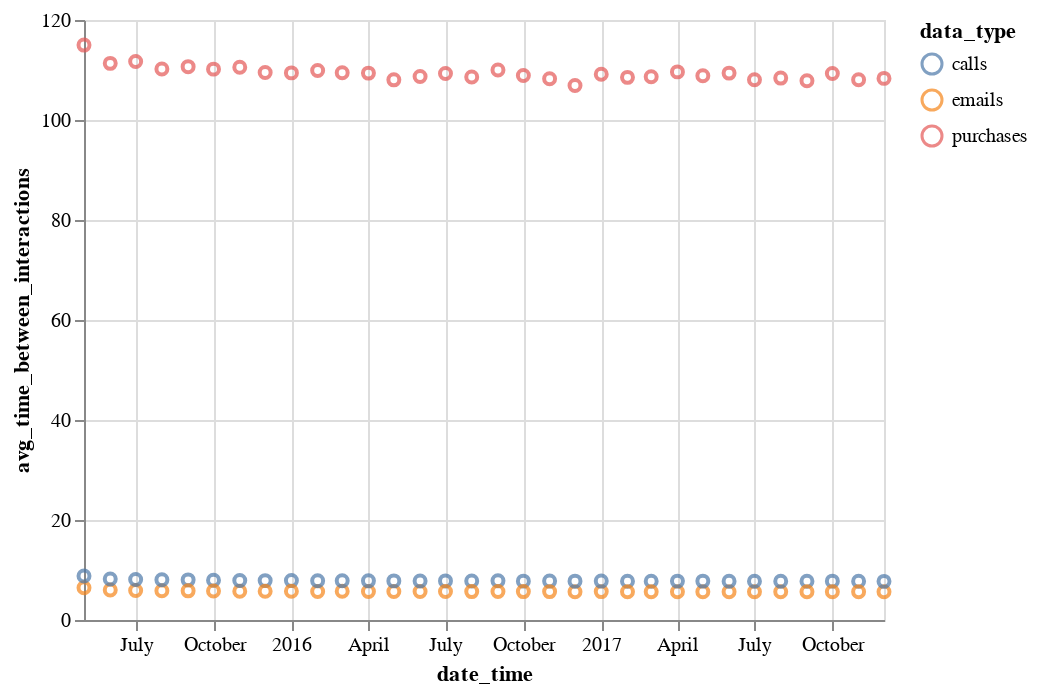

The code cell stored with this chart in its notebook:
### Code cell
all_but_mtg = my_data[my_data['data_type'] != 'meetings']
alt.Chart(all_but_mtg).mark_point().encode(
    x ='date_time:T',
    y='avg_time_between_interactions',
    color='data_type'
)

### Figure 1 — Vega-Lite specification as saved in the notebook (floating-point values rounded to 4 significant figures)
{"$schema": "https://vega.github.io/schema/vega-lite/v2.4.3.json", "config": {"view": {"height": 300, "width": 400}}, "data": {"values": [{"Unnamed: 0": 40, "avg_time_between_interactions": 6.441, "change_in_unique_dest": 29, "change_in_unique_source": 41, "data_amount": 278795, "data_type": "emails", "date_time": "2015-05-01", "month_yr": "05/2015", "num_unique_dest": 10491, "num_unique_source": 10769}, {"Unnamed: 0": 72, "avg_time_between_interactions": 115.0, "change_in_unique_dest": 25, "change_in_unique_source": 2448, "data_amount": 15617, "data_type": "purchases", "date_time": "2015-05-01", "month_yr": "05/2015", "num_unique_dest": 63, "num_unique_source": 4834}, {"Unnamed: 0": 8, "avg_time_between_interactions": 8.786, "change_in_unique_dest": 133, "change_in_unique_source": 152, "data_amount": 204382, "data_type": "calls", "date_time": "2015-05-01", "month_yr": "05/2015", "num_unique_dest": 10658, "num_unique_source": 10728}, {"Unnamed: 0": 75, "avg_time_between_interactions": 111.3, "change_in_unique_dest": 34, "change_in_unique_source": 7138, "data_amount": 23282, "data_type": "purchases", "date_time": "2015-06-01", "month_yr": "06/2015", "num_unique_dest": 72, "num_unique_source": 10772}, {"Unnamed: 0": 43, "avg_time_between_interactions": 6.016, "change_in_unique_dest": 829, "change_in_unique_source": 1032, "data_amount": 430825, "data_type": "emails", "date_time": "2015-06-01", "month_yr": "06/2015", "num_unique_dest": 25921, "num_unique_source": 26752}, {"Unnamed: 0": 11, "avg_time_between_interactions": 8.216, "change_in_unique_dest": 2008, "change_in_unique_source": 1962, "data_amount": 315483, "data_type": "calls", "date_time": "2015-06-01", "month_yr": "06/2015", "num_unique_dest": 26402, "num_unique_source": 26464}, {"Unnamed: 0": 46, "avg_time_between_interactions": 5.912, "change_in_unique_dest": 3489, "change_in_unique_source": 3912, "data_amount": 453015, "data_type": "emails", "date_time": "2015-07-01", "month_yr": "07/2015", "num_unique_dest": 41931, "num_unique_source": 43007}, {"Unnamed: 0": 14, "avg_time_between_interactions": 8.11, "change_in_unique_dest": 6386, "change_in_unique_source": 6597, "data_amount": 330263, "data_type": "calls", "date_time": "2015-07-01", "month_yr": "07/2015", "num_unique_dest": 42368, "num_unique_source": 42512}, {"Unnamed: 0": 78, "avg_time_between_interactions": 111.7, "change_in_unique_dest": 18, "change_in_unique_source": 9934, "data_amount": 23978, "data_type": "purchases", "date_time": "2015-07-01", "month_yr": "07/2015", "num_unique_dest": 58, "num_unique_source": 13616}, {"Unnamed: 0": 49, "avg_time_between_interactions": 5.857, "change_in_unique_dest": 7143, "change_in_unique_source": 7635, "data_amount": 457283, "data_type": "emails", "date_time": "2015-08-01", "month_yr": "08/2015", "num_unique_dest": 57192, "num_unique_source": 58804}, {"Unnamed: 0": 81, "avg_time_between_interactions": 110.2, "change_in_unique_dest": 29, "change_in_unique_source": 11402, "data_amount": 24299, "data_type": "purchases", "date_time": "2015-08-01", "month_yr": "08/2015", "num_unique_dest": 67, "num_unique_source": 15054}, {"Unnamed: 0": 17, "avg_time_between_interactions": 8.039, "change_in_unique_dest": 11535, "change_in_unique_source": 11719, "data_amount": 333176, "data_type": "calls", "date_time": "2015-08-01", "month_yr": "08/2015", "num_unique_dest": 57231, "num_unique_source": 57330}, {"Unnamed: 0": 20, "avg_time_between_interactions": 8.027, "change_in_unique_dest": 17080, "change_in_unique_source": 17504, "data_amount": 322890, "data_type": "calls", "date_time": "2015-09-01", "month_yr": "09/2015", "num_unique_dest": 69345, "num_unique_source": 69412}, {"Unnamed: 0": 52, "avg_time_between_interactions": 5.831, "change_in_unique_dest": 11466, "change_in_unique_source": 12367, "data_amount": 444527, "data_type": "emails", "date_time": "2015-09-01", "month_yr": "09/2015", "num_unique_dest": 70835, "num_unique_source": 72668}, {"Unnamed: 0": 84, "avg_time_between_interactions": 110.7, "change_in_unique_dest": 39, "change_in_unique_source": 11949, "data_amount": 23421, "data_type": "purchases", "date_time": "2015-09-01", "month_yr": "09/2015", "num_unique_dest": 74, "num_unique_source": 15513}, {"Unnamed: 0": 87, "avg_time_between_interactions": 110.2, "change_in_unique_dest": 43, "change_in_unique_source": 13225, "data_amount": 24310, "data_type": "purchases", "date_time": "2015-10-01", "month_yr": "10/2015", "num_unique_dest": 71, "num_unique_source": 16680}, {"Unnamed: 0": 23, "avg_time_between_interactions": 7.94, "change_in_unique_dest": 24294, "change_in_unique_source": 24620, "data_amount": 337336, "data_type": "calls", "date_time": "2015-10-01", "month_yr": "10/2015", "num_unique_dest": 81325, "num_unique_source": 81342}, {"Unnamed: 0": 55, "avg_time_between_interactions": 5.794, "change_in_unique_dest": 17348, "change_in_unique_source": 18782, "data_amount": 462288, "data_type": "emails", "date_time": "2015-10-01", "month_yr": "10/2015", "num_unique_dest": 84210, "num_unique_source": 86342}, {"Unnamed: 0": 90, "avg_time_between_interactions": 110.6, "change_in_unique_dest": 37, "change_in_unique_source": 13293, "data_amount": 23442, "data_type": "purchases", "date_time": "2015-11-01", "month_yr": "11/2015", "num_unique_dest": 73, "num_unique_source": 16620}, {"Unnamed: 0": 58, "avg_time_between_interactions": 5.766, "change_in_unique_dest": 21996, "change_in_unique_source": 23244, "data_amount": 449538, "data_type": "emails", "date_time": "2015-11-01", "month_yr": "11/2015", "num_unique_dest": 95362, "num_unique_source": 97302}, {"Unnamed: 0": 26, "avg_time_between_interactions": 7.898, "change_in_unique_dest": 28934, "change_in_unique_source": 29280, "data_amount": 328179, "data_type": "calls", "date_time": "2015-11-01", "month_yr": "11/2015", "num_unique_dest": 90266, "num_unique_source": 90293}, {"Unnamed: 0": 93, "avg_time_between_interactions": 109.5, "change_in_unique_dest": 21, "change_in_unique_source": 14522, "data_amount": 24460, "data_type": "purchases", "date_time": "2015-12-01", "month_yr": "12/2015", "num_unique_dest": 57, "num_unique_source": 17732}, {"Unnamed: 0": 29, "avg_time_between_interactions": 7.878, "change_in_unique_dest": 35937, "change_in_unique_source": 36269, "data_amount": 339990, "data_type": "calls", "date_time": "2015-12-01", "month_yr": "12/2015", "num_unique_dest": 100304, "num_unique_source": 100073}, {"Unnamed: 0": 61, "avg_time_between_interactions": 5.76, "change_in_unique_dest": 28598, "change_in_unique_source": 30271, "data_amount": 465009, "data_type": "emails", "date_time": "2015-12-01", "month_yr": "12/2015", "num_unique_dest": 106987, "num_unique_source": 108924}, {"Unnamed: 0": 64, "avg_time_between_interactions": 109.4, "change_in_unique_dest": 80, "change_in_unique_source": 18071, "data_amount": 24478, "data_type": "purchases", "date_time": "2016-01-01", "month_yr": "01/2016", "num_unique_dest": 80, "num_unique_source": 18071}, {"Unnamed: 0": 0, "avg_time_between_interactions": 7.88, "change_in_unique_dest": 108196, "change_in_unique_source": 107840, "data_amount": 339906, "data_type": "calls", "date_time": "2016-01-01", "month_yr": "01/2016", "num_unique_dest": 108196, "num_unique_source": 107840}, {"Unnamed: 0": 32, "avg_time_between_interactions": 5.738, "change_in_unique_dest": 116852, "change_in_unique_source": 119169, "data_amount": 466783, "data_type": "emails", "date_time": "2016-01-01", "month_yr": "01/2016", "num_unique_dest": 116852, "num_unique_source": 119169}, {"Unnamed: 0": 34, "avg_time_between_interactions": 5.715, "change_in_unique_dest": 32550, "change_in_unique_source": 34192, "data_amount": 438439, "data_type": "emails", "date_time": "2016-02-01", "month_yr": "02/2016", "num_unique_dest": 122770, "num_unique_source": 124365}, {"Unnamed: 0": 2, "avg_time_between_interactions": 7.852, "change_in_unique_dest": 39486, "change_in_unique_source": 39632, "data_amount": 319085, "data_type": "calls", "date_time": "2016-02-01", "month_yr": "02/2016", "num_unique_dest": 111381, "num_unique_source": 111116}, {"Unnamed: 0": 66, "avg_time_between_interactions": 109.9, "change_in_unique_dest": 35, "change_in_unique_source": 13951, "data_amount": 22803, "data_type": "purchases", "date_time": "2016-02-01", "month_yr": "02/2016", "num_unique_dest": 72, "num_unique_source": 17350}, {"Unnamed: 0": 36, "avg_time_between_interactions": 5.735, "change_in_unique_dest": 42265, "change_in_unique_source": 44604, "data_amount": 467041, "data_type": "emails", "date_time": "2016-03-01", "month_yr": "03/2016", "num_unique_dest": 133634, "num_unique_source": 135775}, {"Unnamed: 0": 68, "avg_time_between_interactions": 109.4, "change_in_unique_dest": 41, "change_in_unique_source": 15414, "data_amount": 24472, "data_type": "purchases", "date_time": "2016-03-01", "month_yr": "03/2016", "num_unique_dest": 78, "num_unique_source": 18564}, {"Unnamed: 0": 4, "avg_time_between_interactions": 7.842, "change_in_unique_dest": 49733, "change_in_unique_source": 49988, "data_amount": 341550, "data_type": "calls", "date_time": "2016-03-01", "month_yr": "03/2016", "num_unique_dest": 121845, "num_unique_source": 121311}, {"Unnamed: 0": 70, "avg_time_between_interactions": 109.4, "change_in_unique_dest": 34, "change_in_unique_source": 14983, "data_amount": 23696, "data_type": "purchases", "date_time": "2016-04-01", "month_yr": "04/2016", "num_unique_dest": 73, "num_unique_source": 18267}, {"Unnamed: 0": 38, "avg_time_between_interactions": 5.711, "change_in_unique_dest": 42307, "change_in_unique_source": 44621, "data_amount": 453899, "data_type": "emails", "date_time": "2016-04-01", "month_yr": "04/2016", "num_unique_dest": 139583, "num_unique_source": 141517}, {"Unnamed: 0": 6, "avg_time_between_interactions": 7.83, "change_in_unique_dest": 49350, "change_in_unique_source": 49463, "data_amount": 331032, "data_type": "calls", "date_time": "2016-04-01", "month_yr": "04/2016", "num_unique_dest": 125381, "num_unique_source": 125003}, {"Unnamed: 0": 73, "avg_time_between_interactions": 108.0, "change_in_unique_dest": 43, "change_in_unique_source": 16457, "data_amount": 24792, "data_type": "purchases", "date_time": "2016-05-01", "month_yr": "05/2016", "num_unique_dest": 81, "num_unique_source": 19176}, {"Unnamed: 0": 41, "avg_time_between_interactions": 5.701, "change_in_unique_dest": 138020, "change_in_unique_source": 139785, "data_amount": 469781, "data_type": "emails", "date_time": "2016-05-01", "month_yr": "05/2016", "num_unique_dest": 148494, "num_unique_source": 150543}, {"Unnamed: 0": 9, "avg_time_between_interactions": 7.821, "change_in_unique_dest": 122495, "change_in_unique_source": 121631, "data_amount": 342459, "data_type": "calls", "date_time": "2016-05-01", "month_yr": "05/2016", "num_unique_dest": 133103, "num_unique_source": 132304}, {"Unnamed: 0": 44, "avg_time_between_interactions": 5.691, "change_in_unique_dest": 127475, "change_in_unique_source": 128775, "data_amount": 455437, "data_type": "emails", "date_time": "2016-06-01", "month_yr": "06/2016", "num_unique_dest": 152837, "num_unique_source": 154889}, {"Unnamed: 0": 12, "avg_time_between_interactions": 7.795, "change_in_unique_dest": 110150, "change_in_unique_source": 109681, "data_amount": 332513, "data_type": "calls", "date_time": "2016-06-01", "month_yr": "06/2016", "num_unique_dest": 135134, "num_unique_source": 134691}, {"Unnamed: 0": 76, "avg_time_between_interactions": 108.7, "change_in_unique_dest": 44, "change_in_unique_source": 14867, "data_amount": 23846, "data_type": "purchases", "date_time": "2016-06-01", "month_yr": "06/2016", "num_unique_dest": 81, "num_unique_source": 18822}, {"Unnamed: 0": 15, "avg_time_between_interactions": 7.82, "change_in_unique_dest": 104067, "change_in_unique_source": 103926, "data_amount": 342506, "data_type": "calls", "date_time": "2016-07-01", "month_yr": "07/2016", "num_unique_dest": 141884, "num_unique_source": 141734}, {"Unnamed: 0": 79, "avg_time_between_interactions": 109.3, "change_in_unique_dest": 42, "change_in_unique_source": 15262, "data_amount": 24501, "data_type": "purchases", "date_time": "2016-07-01", "month_yr": "07/2016", "num_unique_dest": 79, "num_unique_source": 19412}, {"Unnamed: 0": 47, "avg_time_between_interactions": 5.685, "change_in_unique_dest": 121111, "change_in_unique_source": 122291, "data_amount": 471138, "data_type": "emails", "date_time": "2016-07-01", "month_yr": "07/2016", "num_unique_dest": 160920, "num_unique_source": 162821}, {"Unnamed: 0": 18, "avg_time_between_interactions": 7.803, "change_in_unique_dest": 98506, "change_in_unique_source": 98034, "data_amount": 343234, "data_type": "calls", "date_time": "2016-08-01", "month_yr": "08/2016", "num_unique_dest": 146453, "num_unique_source": 145950}, {"Unnamed: 0": 82, "avg_time_between_interactions": 108.6, "change_in_unique_dest": 35, "change_in_unique_source": 15409, "data_amount": 24660, "data_type": "purchases", "date_time": "2016-08-01", "month_yr": "08/2016", "num_unique_dest": 72, "num_unique_source": 19590}, {"Unnamed: 0": 50, "avg_time_between_interactions": 5.68, "change_in_unique_dest": 115159, "change_in_unique_source": 115878, "data_amount": 471527, "data_type": "emails", "date_time": "2016-08-01", "month_yr": "08/2016", "num_unique_dest": 167074, "num_unique_source": 168868}, {"Unnamed: 0": 85, "avg_time_between_interactions": 110.0, "change_in_unique_dest": 34, "change_in_unique_source": 15260, "data_amount": 23564, "data_type": "purchases", "date_time": "2016-09-01", "month_yr": "09/2016", "num_unique_dest": 75, "num_unique_source": 19006}, {"Unnamed: 0": 21, "avg_time_between_interactions": 7.837, "change_in_unique_dest": 92782, "change_in_unique_source": 92524, "data_amount": 330734, "data_type": "calls", "date_time": "2016-09-01", "month_yr": "09/2016", "num_unique_dest": 147149, "num_unique_source": 146655}, {"Unnamed: 0": 53, "avg_time_between_interactions": 5.69, "change_in_unique_dest": 108048, "change_in_unique_source": 108529, "data_amount": 455505, "data_type": "emails", "date_time": "2016-09-01", "month_yr": "09/2016", "num_unique_dest": 169205, "num_unique_source": 170864}, {"Unnamed: 0": 24, "avg_time_between_interactions": 7.775, "change_in_unique_dest": 92723, "change_in_unique_source": 92604, "data_amount": 344508, "data_type": "calls", "date_time": "2016-10-01", "month_yr": "10/2016", "num_unique_dest": 154110, "num_unique_source": 153651}, {"Unnamed: 0": 88, "avg_time_between_interactions": 108.9, "change_in_unique_dest": 39, "change_in_unique_source": 16020, "data_amount": 24595, "data_type": "purchases", "date_time": "2016-10-01", "month_yr": "10/2016", "num_unique_dest": 74, "num_unique_source": 19912}, {"Unnamed: 0": 56, "avg_time_between_interactions": 5.68, "change_in_unique_dest": 106942, "change_in_unique_source": 107577, "data_amount": 471521, "data_type": "emails", "date_time": "2016-10-01", "month_yr": "10/2016", "num_unique_dest": 177668, "num_unique_source": 179016}, {"Unnamed: 0": 91, "avg_time_between_interactions": 108.3, "change_in_unique_dest": 30, "change_in_unique_source": 15939, "data_amount": 23941, "data_type": "purchases", "date_time": "2016-11-01", "month_yr": "11/2016", "num_unique_dest": 67, "num_unique_source": 19549}, {"Unnamed: 0": 27, "avg_time_between_interactions": 7.781, "change_in_unique_dest": 90270, "change_in_unique_source": 90032, "data_amount": 333132, "data_type": "calls", "date_time": "2016-11-01", "month_yr": "11/2016", "num_unique_dest": 154747, "num_unique_source": 154009}, {"Unnamed: 0": 59, "avg_time_between_interactions": 5.676, "change_in_unique_dest": 102676, "change_in_unique_source": 103565, "data_amount": 456627, "data_type": "emails", "date_time": "2016-11-01", "month_yr": "11/2016", "num_unique_dest": 179106, "num_unique_source": 180484}, {"Unnamed: 0": 62, "avg_time_between_interactions": 5.662, "change_in_unique_dest": 103344, "change_in_unique_source": 104542, "data_amount": 473082, "data_type": "emails", "date_time": "2016-12-01", "month_yr": "12/2016", "num_unique_dest": 186850, "num_unique_source": 188491}, {"Unnamed: 0": 94, "avg_time_between_interactions": 106.9, "change_in_unique_dest": 41, "change_in_unique_source": 16708, "data_amount": 25056, "data_type": "purchases", "date_time": "2016-12-01", "month_yr": "12/2016", "num_unique_dest": 74, "num_unique_source": 20453}, {"Unnamed: 0": 30, "avg_time_between_interactions": 7.77, "change_in_unique_dest": 91991, "change_in_unique_source": 91842, "data_amount": 344694, "data_type": "calls", "date_time": "2016-12-01", "month_yr": "12/2016", "num_unique_dest": 161178, "num_unique_source": 160726}, {"Unnamed: 0": 33, "avg_time_between_interactions": 5.678, "change_in_unique_dest": 102283, "change_in_unique_source": 103771, "data_amount": 471712, "data_type": "emails", "date_time": "2017-01-01", "month_yr": "01/2017", "num_unique_dest": 190218, "num_unique_source": 192125}, {"Unnamed: 0": 1, "avg_time_between_interactions": 7.781, "change_in_unique_dest": 92219, "change_in_unique_source": 92276, "data_amount": 344216, "data_type": "calls", "date_time": "2017-01-01", "month_yr": "01/2017", "num_unique_dest": 163879, "num_unique_source": 163455}, {"Unnamed: 0": 65, "avg_time_between_interactions": 109.2, "change_in_unique_dest": 37, "change_in_unique_source": 16662, "data_amount": 24536, "data_type": "purchases", "date_time": "2017-01-01", "month_yr": "01/2017", "num_unique_dest": 76, "num_unique_source": 20220}, {"Unnamed: 0": 67, "avg_time_between_interactions": 108.5, "change_in_unique_dest": 41, "change_in_unique_source": 15469, "data_amount": 22291, "data_type": "purchases", "date_time": "2017-02-01", "month_yr": "02/2017", "num_unique_dest": 78, "num_unique_source": 18569}, {"Unnamed: 0": 3, "avg_time_between_interactions": 7.747, "change_in_unique_dest": 87981, "change_in_unique_source": 87577, "data_amount": 312271, "data_type": "calls", "date_time": "2017-02-01", "month_yr": "02/2017", "num_unique_dest": 156413, "num_unique_source": 155403}, {"Unnamed: 0": 35, "avg_time_between_interactions": 5.655, "change_in_unique_dest": 97188, "change_in_unique_source": 98690, "data_amount": 427797, "data_type": "emails", "date_time": "2017-02-01", "month_yr": "02/2017", "num_unique_dest": 183521, "num_unique_source": 184835}, {"Unnamed: 0": 5, "avg_time_between_interactions": 7.739, "change_in_unique_dest": 94335, "change_in_unique_source": 93647, "data_amount": 346099, "data_type": "calls", "date_time": "2017-03-01", "month_yr": "03/2017", "num_unique_dest": 169926, "num_unique_source": 168847}, {"Unnamed: 0": 37, "avg_time_between_interactions": 5.65, "change_in_unique_dest": 103444, "change_in_unique_source": 105250, "data_amount": 474075, "data_type": "emails", "date_time": "2017-03-01", "month_yr": "03/2017", "num_unique_dest": 198498, "num_unique_source": 200209}, {"Unnamed: 0": 69, "avg_time_between_interactions": 108.6, "change_in_unique_dest": 44, "change_in_unique_source": 16985, "data_amount": 24651, "data_type": "purchases", "date_time": "2017-03-01", "month_yr": "03/2017", "num_unique_dest": 80, "num_unique_source": 20410}, {"Unnamed: 0": 39, "avg_time_between_interactions": 5.657, "change_in_unique_dest": 103402, "change_in_unique_source": 105011, "data_amount": 458219, "data_type": "emails", "date_time": "2017-04-01", "month_yr": "04/2017", "num_unique_dest": 198541, "num_unique_source": 199728}, {"Unnamed: 0": 7, "avg_time_between_interactions": 7.778, "change_in_unique_dest": 94225, "change_in_unique_source": 93966, "data_amount": 333258, "data_type": "calls", "date_time": "2017-04-01", "month_yr": "04/2017", "num_unique_dest": 168257, "num_unique_source": 167487}, {"Unnamed: 0": 71, "avg_time_between_interactions": 109.6, "change_in_unique_dest": 32, "change_in_unique_source": 16539, "data_amount": 23645, "data_type": "purchases", "date_time": "2017-04-01", "month_yr": "04/2017", "num_unique_dest": 76, "num_unique_source": 19732}, {"Unnamed: 0": 42, "avg_time_between_interactions": 5.656, "change_in_unique_dest": 105679, "change_in_unique_source": 107647, "data_amount": 473553, "data_type": "emails", "date_time": "2017-05-01", "month_yr": "05/2017", "num_unique_dest": 205484, "num_unique_source": 207383}, {"Unnamed: 0": 74, "avg_time_between_interactions": 108.9, "change_in_unique_dest": 35, "change_in_unique_source": 17236, "data_amount": 24599, "data_type": "purchases", "date_time": "2017-05-01", "month_yr": "05/2017", "num_unique_dest": 75, "num_unique_source": 20503}, {"Unnamed: 0": 10, "avg_time_between_interactions": 7.778, "change_in_unique_dest": 96491, "change_in_unique_source": 96565, "data_amount": 344347, "data_type": "calls", "date_time": "2017-05-01", "month_yr": "05/2017", "num_unique_dest": 174074, "num_unique_source": 173239}, {"Unnamed: 0": 45, "avg_time_between_interactions": 5.649, "change_in_unique_dest": 106045, "change_in_unique_source": 107498, "data_amount": 458859, "data_type": "emails", "date_time": "2017-06-01", "month_yr": "06/2017", "num_unique_dest": 205164, "num_unique_source": 206184}, {"Unnamed: 0": 13, "avg_time_between_interactions": 7.753, "change_in_unique_dest": 97408, "change_in_unique_source": 96974, "data_amount": 334337, "data_type": "calls", "date_time": "2017-06-01", "month_yr": "06/2017", "num_unique_dest": 173091, "num_unique_source": 172100}, {"Unnamed: 0": 77, "avg_time_between_interactions": 109.4, "change_in_unique_dest": 40, "change_in_unique_source": 16907, "data_amount": 23695, "data_type": "purchases", "date_time": "2017-06-01", "month_yr": "06/2017", "num_unique_dest": 82, "num_unique_source": 19924}, {"Unnamed: 0": 48, "avg_time_between_interactions": 5.644, "change_in_unique_dest": 109036, "change_in_unique_source": 110929, "data_amount": 474550, "data_type": "emails", "date_time": "2017-07-01", "month_yr": "07/2017", "num_unique_dest": 212115, "num_unique_source": 213831}, {"Unnamed: 0": 80, "avg_time_between_interactions": 108.1, "change_in_unique_dest": 39, "change_in_unique_source": 17679, "data_amount": 24786, "data_type": "purchases", "date_time": "2017-07-01", "month_yr": "07/2017", "num_unique_dest": 73, "num_unique_source": 20795}, {"Unnamed: 0": 16, "avg_time_between_interactions": 7.76, "change_in_unique_dest": 100285, "change_in_unique_source": 99979, "data_amount": 345150, "data_type": "calls", "date_time": "2017-07-01", "month_yr": "07/2017", "num_unique_dest": 178859, "num_unique_source": 177941}, {"Unnamed: 0": 51, "avg_time_between_interactions": 5.639, "change_in_unique_dest": 110948, "change_in_unique_source": 113431, "data_amount": 474960, "data_type": "emails", "date_time": "2017-08-01", "month_yr": "08/2017", "num_unique_dest": 215639, "num_unique_source": 217342}, {"Unnamed: 0": 19, "avg_time_between_interactions": 7.735, "change_in_unique_dest": 102553, "change_in_unique_source": 102105, "data_amount": 346272, "data_type": "calls", "date_time": "2017-08-01", "month_yr": "08/2017", "num_unique_dest": 181670, "num_unique_source": 180649}, {"Unnamed: 0": 83, "avg_time_between_interactions": 108.4, "change_in_unique_dest": 29, "change_in_unique_source": 17643, "data_amount": 24710, "data_type": "purchases", "date_time": "2017-08-01", "month_yr": "08/2017", "num_unique_dest": 69, "num_unique_source": 20817}, {"Unnamed: 0": 22, "avg_time_between_interactions": 7.748, "change_in_unique_dest": 102933, "change_in_unique_source": 102901, "data_amount": 334552, "data_type": "calls", "date_time": "2017-09-01", "month_yr": "09/2017", "num_unique_dest": 179103, "num_unique_source": 178688}, {"Unnamed: 0": 86, "avg_time_between_interactions": 107.8, "change_in_unique_dest": 34, "change_in_unique_source": 17370, "data_amount": 24036, "data_type": "purchases", "date_time": "2017-09-01", "month_yr": "09/2017", "num_unique_dest": 70, "num_unique_source": 20315}, {"Unnamed: 0": 54, "avg_time_between_interactions": 5.648, "change_in_unique_dest": 111467, "change_in_unique_source": 113162, "data_amount": 458953, "data_type": "emails", "date_time": "2017-09-01", "month_yr": "09/2017", "num_unique_dest": 213720, "num_unique_source": 214632}, {"Unnamed: 0": 25, "avg_time_between_interactions": 7.772, "change_in_unique_dest": 105776, "change_in_unique_source": 105446, "data_amount": 344610, "data_type": "calls", "date_time": "2017-10-01", "month_yr": "10/2017", "num_unique_dest": 185267, "num_unique_source": 184274}, {"Unnamed: 0": 89, "avg_time_between_interactions": 109.3, "change_in_unique_dest": 29, "change_in_unique_source": 17756, "data_amount": 24500, "data_type": "purchases", "date_time": "2017-10-01", "month_yr": "10/2017", "num_unique_dest": 66, "num_unique_source": 20761}, {"Unnamed: 0": 57, "avg_time_between_interactions": 5.642, "change_in_unique_dest": 114335, "change_in_unique_source": 116443, "data_amount": 474712, "data_type": "emails", "date_time": "2017-10-01", "month_yr": "10/2017", "num_unique_dest": 221053, "num_unique_source": 222178}, {"Unnamed: 0": 28, "avg_time_between_interactions": 7.745, "change_in_unique_dest": 106080, "change_in_unique_source": 105183, "data_amount": 334665, "data_type": "calls", "date_time": "2017-11-01", "month_yr": "11/2017", "num_unique_dest": 183415, "num_unique_source": 181821}, {"Unnamed: 0": 92, "avg_time_between_interactions": 108.0, "change_in_unique_dest": 36, "change_in_unique_source": 17690, "data_amount": 23993, "data_type": "purchases", "date_time": "2017-11-01", "month_yr": "11/2017", "num_unique_dest": 73, "num_unique_source": 20456}, {"Unnamed: 0": 60, "avg_time_between_interactions": 5.646, "change_in_unique_dest": 114779, "change_in_unique_source": 117308, "data_amount": 459078, "data_type": "emails", "date_time": "2017-11-01", "month_yr": "11/2017", "num_unique_dest": 218790, "num_unique_source": 220303}, {"Unnamed: 0": 63, "avg_time_between_interactions": 5.648, "change_in_unique_dest": 113563, "change_in_unique_source": 116299, "data_amount": 451557, "data_type": "emails", "date_time": "2017-12-01", "month_yr": "12/2017", "num_unique_dest": 218821, "num_unique_source": 220266}, {"Unnamed: 0": 31, "avg_time_between_interactions": 7.728, "change_in_unique_dest": 105254, "change_in_unique_source": 104428, "data_amount": 330006, "data_type": "calls", "date_time": "2017-12-01", "month_yr": "12/2017", "num_unique_dest": 182911, "num_unique_source": 181420}, {"Unnamed: 0": 95, "avg_time_between_interactions": 108.3, "change_in_unique_dest": 36, "change_in_unique_source": 17233, "data_amount": 23545, "data_type": "purchases", "date_time": "2017-12-01", "month_yr": "12/2017", "num_unique_dest": 71, "num_unique_source": 20128}]}, "encoding": {"color": {"field": "data_type", "type": "nominal"}, "x": {"field": "date_time", "type": "temporal"}, "y": {"field": "avg_time_between_interactions", "type": "quantitative"}}, "mark": "point"}
